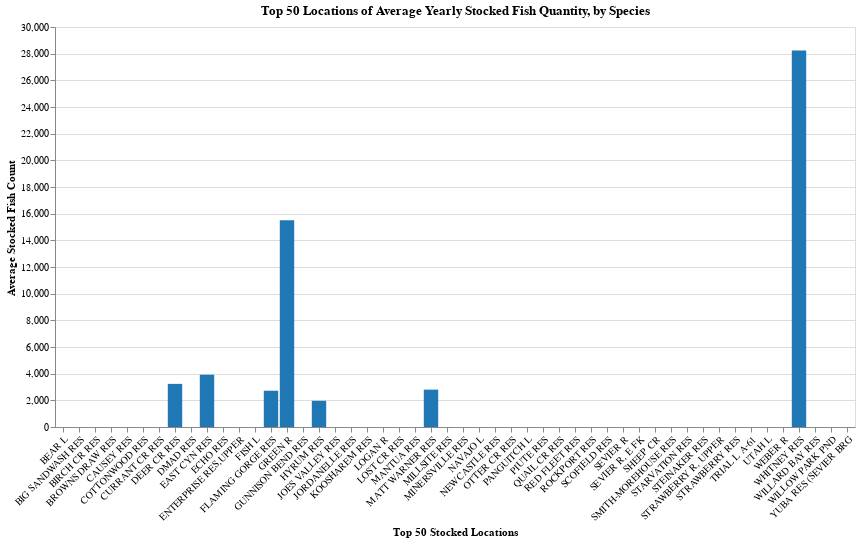

Source (notebook cell):
### Markdown cell above
## **How to Find Where to Go Fishing**

### Code cell
# Average quantity of fish stocked per location
average_quantity_by_water = (
    fish_stock_data.groupby(['Water Name'])['Quantity'].mean().reset_index()
)
average_quantity_by_water.rename(columns={'Quantity': 'Avg_Quantity'}, inplace=True)

# Top 50 water locations
top_50_water_names = (
    fish_stock_data.groupby(['Water Name'])['Quantity'].sum()
    .nlargest(50)
    .index
)

# Filter the data to include the top 50 water names
filtered_data = fish_stock_data[
    fish_stock_data['Water Name'].isin(top_50_water_names)
]

# Default to the first species
default_species = sorted(fish_stock_data['Species'].unique())[0]

# Dropdown selection
species_dropdown = alt.binding_select(
    name='Select a Species: ',
    options=sorted(fish_stock_data['Species'].unique()),
)
species_selection = alt.selection_point(fields=['Species'], bind=species_dropdown, value=default_species)

chart_data = filtered_data.groupby(['Water Name', 'Species'])['Quantity'].mean().reset_index()
chart_data.rename(columns={'Quantity': 'Avg_Quantity'}, inplace=True)

# Bar Chart
bar_chart = alt.Chart(chart_data).mark_bar().encode(
    x=alt.X(
        'Water Name:N', 
        sort=None, 
        axis=alt.Axis(labelAngle=-45), 
        title='Top 50 Stocked Locations',
        scale=alt.Scale(domain=filtered_data['Water Name'].unique(), paddingInner=0.1)
    ),
    y=alt.Y('Avg_Quantity:Q', title='Average Stocked Fish Count'),
    color=alt.condition(
        species_selection,
        alt.Color('Species:N', legend=None, scale=alt.Scale(scheme='category20')),
        alt.value('lightgray')
    ),
    tooltip=['Water Name', 'Species', 'Avg_Quantity']
).transform_filter(
    species_selection
).properties(
    width=800,
    height=400,
    title='Top 50 Locations of Average Yearly Stocked Fish Quantity, by Species'
).add_params(
    species_selection
)
bar_chart

### Figure 1 — Vega-Lite specification as saved in the notebook (floating-point values rounded to 4 significant figures; data arrays with more than 128 entries replaced by an {"elided": "..."} marker saying what was removed)
{"config": {"view": {"continuousWidth": 300, "continuousHeight": 300}}, "data": {"name": "data-2252ecae91eee27b6c4e5048cc64745e"}, "mark": {"type": "bar"}, "encoding": {"color": {"condition": {"param": "param_8", "field": "Species", "legend": null, "scale": {"scheme": "category20"}, "type": "nominal"}, "value": "lightgray"}, "tooltip": [{"field": "Water Name", "type": "nominal"}, {"field": "Species", "type": "nominal"}, {"field": "Avg_Quantity", "type": "quantitative"}], "x": {"axis": {"labelAngle": -45}, "field": "Water Name", "scale": {"domain": ["BEAR L", "BIG SANDWASH RES", "BIRCH CR RES", "BROWNS DRAW RES", "CAUSEY RES", "COTTONWOOD RES", "CURRANT CR RES", "DEER CR RES", "DMAD RES", "EAST CYN RES", "ECHO RES", "ENTERPRISE RES,UPPER", "FISH L", "FLAMING GORGE RES", "GREEN R", "GUNNISON BEND RES", "HYRUM RES", "JOES VALLEY RES", "JORDANELLE RES", "KOOSHAREM RES", "LOGAN R", "LOST CR RES", "MANTUA RES", "MATT WARNER RES", "MILLSITE RES", "MINERSVILLE RES", "NAVAJO L", "NEWCASTLE RES", "OTTER CR RES", "PANGUITCH L", "PIUTE RES", "QUAIL CR RES", "RED FLEET RES", "ROCKPORT RES", "SCOFIELD RES", "SEVIER R", "SEVIER R, E FK", "SHEEP CR", "SMITH-MOREHOUSE RES", "STARVATION RES", "STEINAKER RES", "STRAWBERRY R, UPPER", "STRAWBERRY RES", "TRIAL L A-61", "UTAH L", "WEBER R", "WHITNEY RES", "WILLARD BAY RES", "WILLOW PARK PND", "YUBA RES (SEVIER BRG"], "paddingInner": 0.1}, "sort": null, "title": "Top 50 Stocked Locations", "type": "nominal"}, "y": {"field": "Avg_Quantity", "title": "Average Stocked Fish Count", "type": "quantitative"}}, "height": 400, "params": [{"name": "param_8", "select": {"type": "point", "fields": ["Species"]}, "bind": {"input": "select", "options": ["ALL TROUT", "BASS LARGEMOUTH", "BASS SMALLMOUTH", "BROOK TROUT", "BROWN TROUT", "BULLHEAD BLACK", "CHANNEL CATFISH", "CHUB", "CRAPPIE BLACK", "CRAPPIE WHITE", "CUTTHROAT", "DACE", "FLANNELMOUTH SUCKER", "GOLDEN TROUT", "GRASS CARP STERILE", "GRAYLING ARCTIC", "KOKANEE", "LAKE TROUT", "MINNOW", "MUSKIE TIGER", "PERCH YELLOW", "RAINBOW", "RAINBOW ALBINO", "SCULPIN", "SPLAKE", "SUCKER", "SUCKER GREEN", "SUNFISH BLUEGILL", "TIGER TROUT", "WALLEYE", "WHITEFISH", "WIPER", "WOUNDFIN MINNOW"], "name": "Select a Species: "}, "value": "ALL TROUT"}], "title": "Top 50 Locations of Average Yearly Stocked Fish Quantity, by Species", "transform": [{"filter": {"param": "param_8"}}], "width": 800, "$schema": "https://vega.github.io/schema/vega-lite/v5.8.0.json", "datasets": {"data-2252ecae91eee27b6c4e5048cc64745e": {"elided": "272 records"}}}
